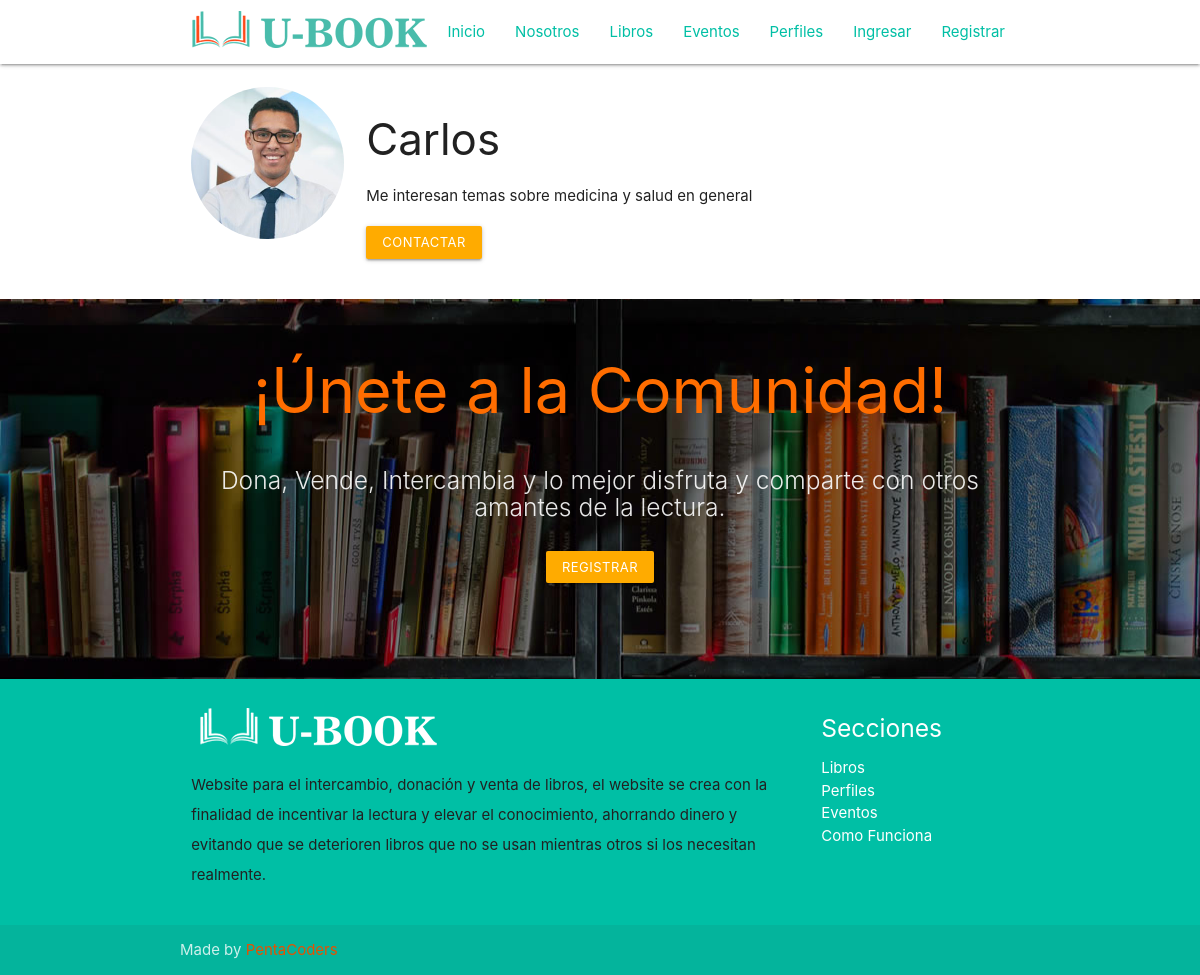
Page /profiles/Carlos/ on the committed database.
### registration/models.py (models this page shows)
class Profile(models.Model):
    user = models.OneToOneField(User, on_delete=models.CASCADE)
    avatar = models.ImageField(upload_to=custom_upload_to, null=True, blank=True)
    bio = models.TextField(null=True, blank=True)
    link = models.URLField(max_length=200, null=True, blank=True)
    class Meta:
        ordering = ['user__username']

### profiles/views.py (the view)
# urls.py: path('<username>/', ProfileDetailView.as_view(), name='detail'),
class ProfileDetailView(DetailView):
    model = Profile
    template_name = 'profiles/profile_detail.html'
    def get_object(self):
        return get_object_or_404(Profile, user__username=self.kwargs['username'])

### profiles/templates/profiles/profile_detail.html (shortened to what this page needs)
{% extends 'core/base.html' %}
{% load static %}
{% block content %}
<main role="main">
  <div class="container">
    <div class="row">
      <div class="col s12 m10">
        <form action="" method="post" enctype="multipart/form-data">{% csrf_token %}
          <div class="row">
            <br>
            <div class="col s3">
              {% if profile.avatar %}
                <img src="{{profile.avatar.url}}" class="circle responsive-img">
              {% else %}
                <img src="{% static 'registration/img/no-avatar.jpg' %}" class="circle responsive-img">
              {% endif %}
            </div>
            <div class="col s9">
              <h3>{{profile.user}}</h3>
              {% if profile.bio %}<p>{{profile.bio}}</p>{% endif %}
              {% if request.user != profile.user %}
                <a href="{% url 'messenger:start' profile.user.username %}" class="btn btn-small waves-effect waves-light amber accent-4">
                  Contactar
                </a>
              {% endif %}
            </div>
          </div>
        </form>
      </div>
    </div>
  </div>
</main>
{% endblock %}

### core/static/core/css/style.css (style rules this page uses)
a { color: #ffab00; }
p { line-height: 2rem; }

### rows in the picture
Profile: avatar (picture), user "Carlos", bio "Me interesan temas sobre medicina y salud en general"
